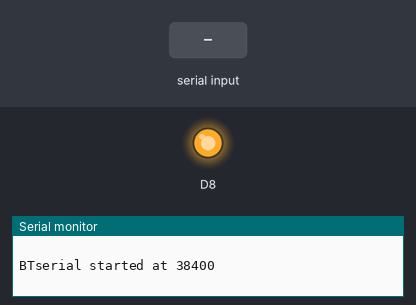
This sketch was run on a simulated ESP8266 (NodeMCU). Parts: output pins drawn as LEDs (lit = HIGH), the last lines printed to the serial monitor. The inputs (shaded band) are chosen by the test bench.

Above: at 1.2 s.
1.3 s: "0\n" received over the second serial link
At 2.1 s:
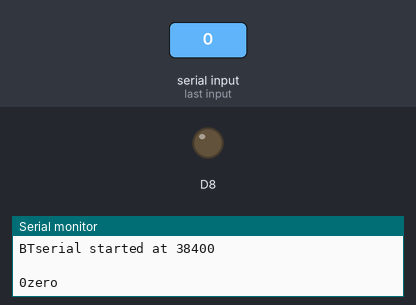
4.3 s: "1\n" received over the second serial link
At 5.7 s:
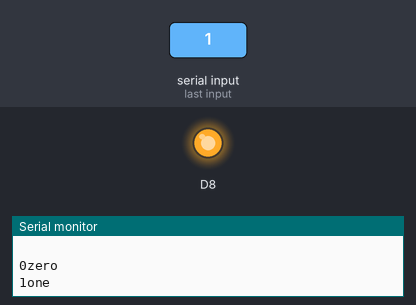
Timing chart, 0 to 7.3 s (numbered marks = the images above; inputs shaded):
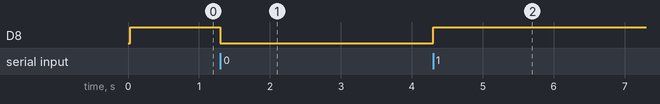

Measured:
- after the input at 1.3 s, D8: HIGH → LOW at once
- after the input at 4.3 s, D8: LOW → HIGH at once

The sketch:

node-mcu-with-bluetooth.ino
```cpp
//Program for Command mode
#include <SoftwareSerial.h>

SoftwareSerial BTserial(D4, D3); // RX, TX


const long baudRate = 38400 ;
char c=' ';
boolean NL = true;

void setup()
{
    pinMode(D8, OUTPUT);
    Serial.begin(9600);
    Serial.print("Sketch:   ");   Serial.println(__FILE__);
    Serial.print("Uploaded: ");   Serial.println(__DATE__);
    Serial.println(" ");

    BTserial.begin(baudRate);
    Serial.print("BTserial started at "); Serial.println(baudRate);
    Serial.println(" ");
              digitalWrite(D8, HIGH);
}

void loop()
{
    // Read from the Bluetooth module and send to the Arduino Serial Monitor
    if (BTserial.available())
    {
        c = BTserial.read();
        Serial.write(c);
         if(c == 48){
          digitalWrite(D8, LOW);
          Serial.print("zero");
          }
          if(c == 49){
          digitalWrite(D8, HIGH);
          Serial.print("one");
          }
    }

    // Read from the Serial Monitor and send to the Bluetooth module
    if (Serial.available())
    {
        c = Serial.read();
        BTserial.write(c);

        // Echo the user input to the main window. The ">" character indicates the user entered text.
        if (NL) { Serial.print(">");  NL = false; }
        Serial.write(c);
        if (c==10) { NL = true; }
    }
}
```
